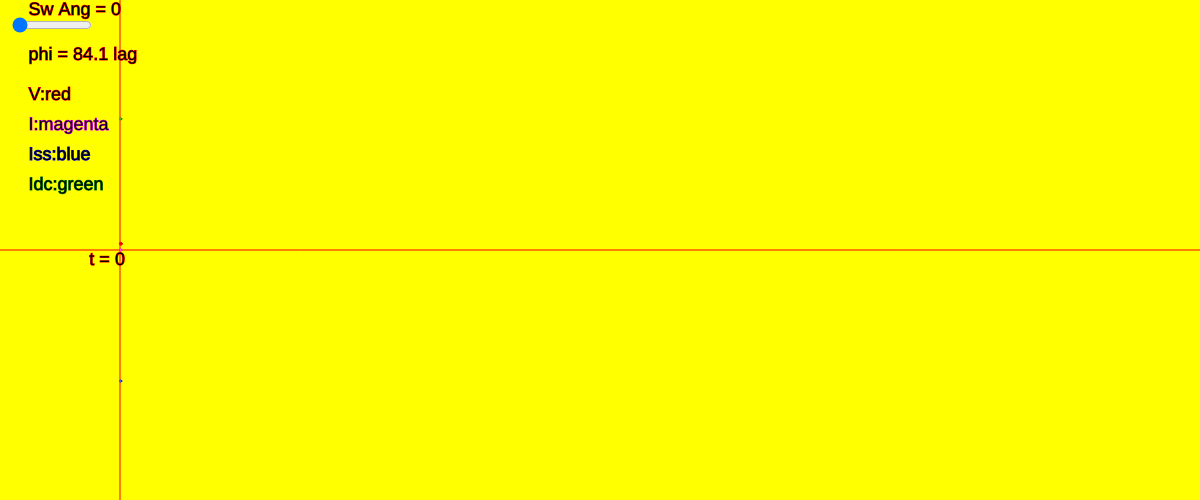
Frame 1 (no input)
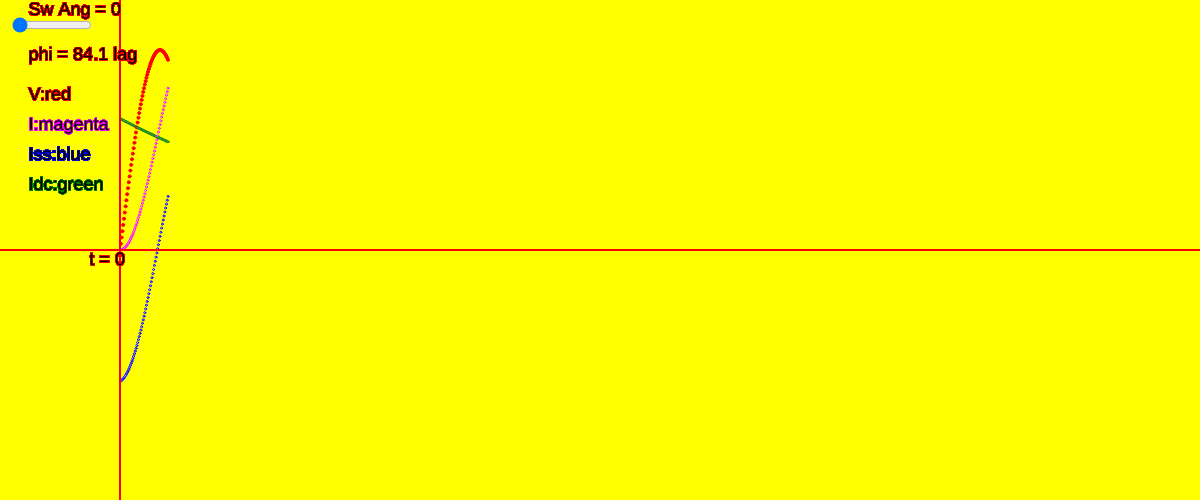
Frame 60 (no input)
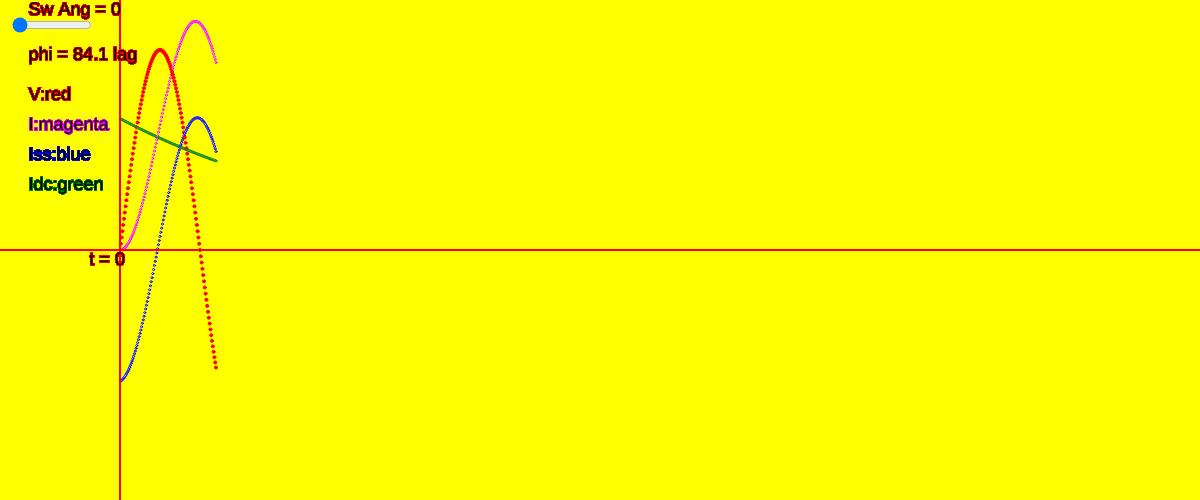
Frame 120 (the mouse pressed at the canvas centre since frame 60)

The p5.js sketch that drew these frames (run headless with seeded random() and noise() and a simulated clock; from frame 60 on, the mouse is pressed at the canvas centre):

// p5.js sketch
// ── sketch.js
function setup() {
  createCanvas(1200, 500);
  background('yellow')
  strokeWeight(1)
  stroke('red')
  // Very Important to check whether
  // angleMode(DEGREES) or angleMode(RADIANS) is required
  // by default angle mode is in RADIANS
  angleMode(RADIANS)
  textSize(18)
  frameRate(50)
  // Initialization of global variables
  t=0;x=t
  Vm=200;f=50;w=2*PI*f;T50=1/f
  k=0;idc=[];iac=[]
  xscale=8000;yscale=-18
  jadi=2
  // create sliders
  mySliders()
   
  
}// end of mandatory function setup()

function mySliders(){
  
  alpSlider=createSlider(0,180,0,1)
  alpSlider.position(10,15)
  alpSlider.style('width','80px')
  alpSlider.changed(alpChanged)
  
  //thetaSlider=createSlider(-90,0,-90,15)
  //thetaSlider.position(10,60)
  //thetaSlider.style('width','80px')
  //thetaSlider.changed(alpChanged)

}//end of function mySliders()

function draw() {
  //background(220);
  translate(width/2,height/2)
  myAxes()
  L=.325/(2*PI*60) ; R=0.028;km=100
  L=L*km;R=R*km;Tau=L/R
  //Tstep=Tau/100
  Tstep=T50/200
  theta=atan2(w*L,R);// !!!! theta is in radinas !!!!
  theta_deg=degrees(theta)
  theta_deg=round(theta_deg*100)
  theta_deg=theta_deg/100
  Z=sqrt(R*R+(w*L)*(w*L))
  t=t+Tstep
  k=int(t/Tstep)
  // ======Switching angle slider =====
     //alp=30;//alpha is reserved by p5.js
  alp=alpSlider.value() 
  // alp is in degrees while we need it in radians
  // in all expressions, but for display in degrees
  //===========================
  x=t*xscale-width/2.5
  ydc=dc(Vm,Z,Tau,alp,theta)// dc offset
  ydc=ydc*yscale
  push();stroke('green');circle(x,-ydc,jadi);pop()
  yac=ac(Vm,Z,alp,theta)
  yac=yac*yscale
  push();stroke('blue');circle(x,yac,jadi);pop()
  cu=yac-ydc// cu for current
  push();stroke('magenta');circle(x,cu,jadi);pop()
  volt=acV(Vm,alp)
  volt=volt*yscale/18
  push();fill('red');circle(x,volt,jadi+1);pop()
  text('Sw Ang = '+alp,-width/2.1,-height/2.13)
  if(theta>0) {LL=' lag'} 
  if(theta==0){LL='   '}
  text('phi = '+theta_deg+LL,-width/2.1,-height/2.63)
  
}// end of mandatory function draw()

function alpChanged(){
  background('yellow')
  t=0
}// end of function alpChanged()

function dc(Vm,Z,Tau,alp,theta){
  idc[k]=(Vm/Z)*(exp(-t/Tau))*sin(radians(alp)-theta)
  return idc[k]
}//end of function dc()
//=================================
function ac(Vm,Z,alp,theta){
    iac[k]=(Vm/Z)*(sin(w*t+radians(alp)-theta))
    return iac[k]
}//end of function ac()
//=====================================

function acV(Vm,alp){
  vvv=(Vm)*(sin(w*t+radians(alp)))
  return vvv
  }//end of function acV()
//===================================
function myAxes()
{
  x1=-width/2;y1=0;x2=width/2;y2=0
  line(x1,y1,x2,y2)
  x3=-width/2.5;y3=-height/2;x4=-width/2.5;y4=height/2
  line(x3,y3,x4,y4)
  text('t = 0',-width/2.35,15)
  push();stroke('red');text('V:red',-width/2.1,-150);pop()
  push();stroke('magenta');text('I:magenta',-width/2.1,-120);pop()
  push();stroke('blue');text('Iss:blue',-width/2.1,-90);pop()
  push();stroke('green');text('Idc:green',-width/2.1,-60);pop()
  
}//end of function     myaxes()
